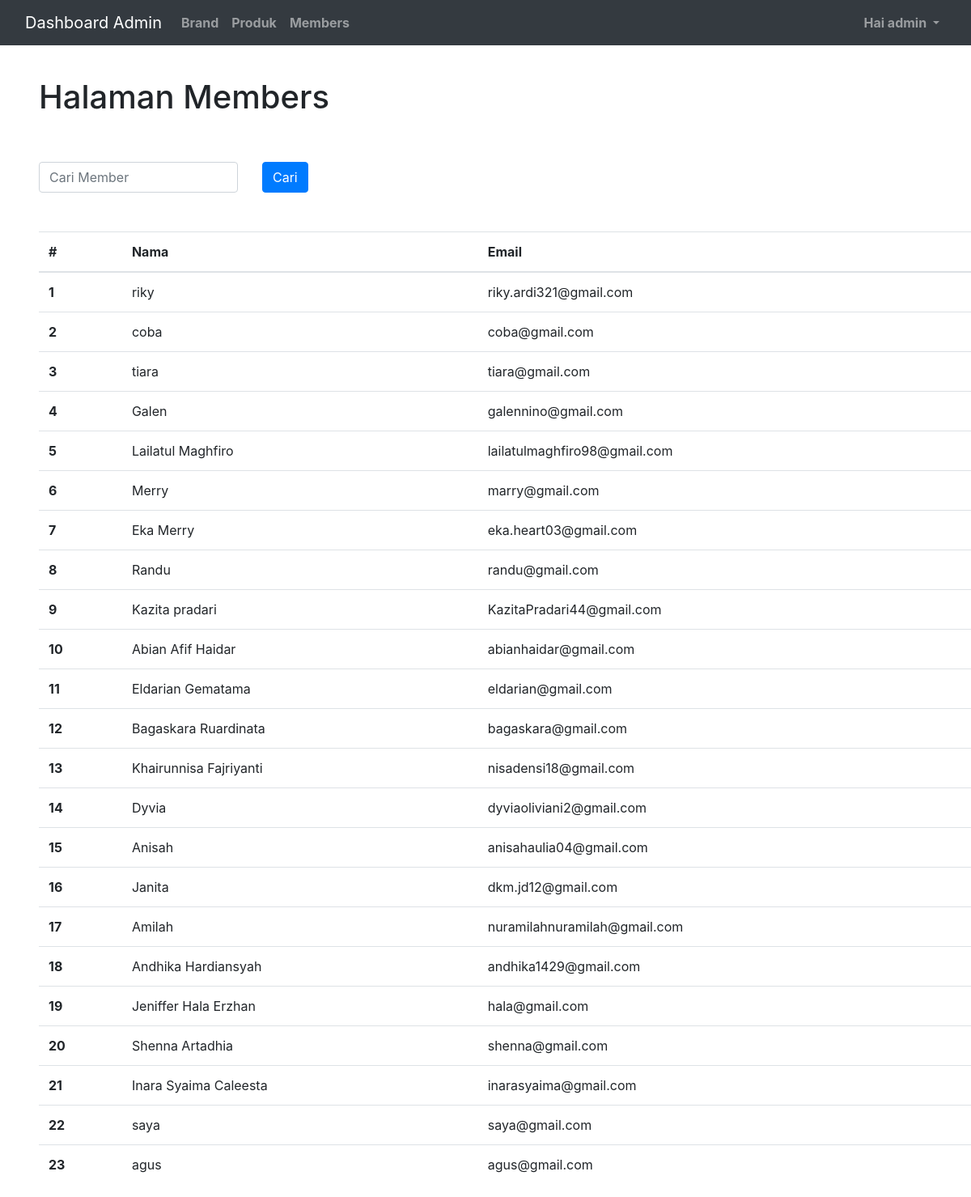
Page /admin/members.php (signed in) on the committed database.
### tables this page shows
CREATE TABLE `user` (
  `id` int(5) NOT NULL,
  `nama` varchar(50) NOT NULL,
  `email` varchar(50) NOT NULL,
  `password` varchar(255) NOT NULL
);

### admin/members.php (the view, shortened to what this page needs)
<?php
    include("app.php");
?>
    <div class="container-fluid p-5">
        <h1 class="pt-5">Halaman Members</h1>
        <div class="row w-50">
            <div class="col">
                <form action="members.php" method="get">
                <input class="form-control mt-5" type="search" name="cari" id="cari" placeholder="Cari Member">
            </div>
            <div class="col">
                <input type="submit" class="btn btn-primary mt-5" value="Cari">
            </div>
        </div>
    </div>
    <div class="pl-5">
    <table class="table table-hover">
        <thead>
            <tr>
                <th>#</th>
                <th>Nama</th>
                <th>Email</th>
            </tr>
        </thead>
        <tbody>
            <?php
                if(isset($_GET['cari'])){
                    $cari = $_GET['cari'];
                    $sql = "SELECT * from user where nama like '%".$cari."%'";
                    $query = mysqli_query($db, $sql);
                }else{
                    $sql = "SELECT * from user";
                    $query = mysqli_query($db, $sql);
                }
                $i = 1;
                while($data = mysqli_fetch_array($query)){
            ?>
            <tr>
                <th scope="row"><?= $i ?></th>
                <td><?= $data['nama'] ?></td>
                <td><?= $data['email'] ?></td>
            </tr>
            <?php $i++; }  ?>
        </tbody>
    </table>
    </div>

### rows in the picture
user: nama "riky", email "riky.ardi321@gmail.com"
user: nama "coba", email "coba@gmail.com"
user: nama "tiara", email "tiara@gmail.com"
user: nama "Galen", email "galennino@gmail.com"
user: nama "Lailatul Maghfiro", email "lailatulmaghfiro98@gmail.com"
user: nama "Merry", email "marry@gmail.com"
user: nama "Eka Merry", email "eka.heart03@gmail.com"
user: nama "Randu", email "randu@gmail.com"
user: nama "Kazita pradari", email "KazitaPradari44@gmail.com"
user: nama "Abian Afif Haidar", email "abianhaidar@gmail.com"
user: nama "Eldarian Gematama", email "eldarian@gmail.com"
user: nama "Bagaskara Ruardinata", email "bagaskara@gmail.com"
user: nama "Khairunnisa Fajriyanti", email "nisadensi18@gmail.com"
user: nama "Dyvia", email "dyviaoliviani2@gmail.com"
user: nama "Anisah", email "anisahaulia04@gmail.com"
user: nama "Janita", email "dkm.jd12@gmail.com"
user: nama "Amilah", email "nuramilahnuramilah@gmail.com"
user: nama "Andhika Hardiansyah", email "andhika1429@gmail.com"
user: nama "Jeniffer Hala Erzhan", email "hala@gmail.com"
user: nama "Shenna Artadhia", email "shenna@gmail.com"
user: nama "Inara Syaima Caleesta", email "inarasyaima@gmail.com"
user: nama "saya", email "saya@gmail.com"
user: nama "agus", email "agus@gmail.com"

### other values in the picture
$_SESSION['nama'] "admin"
